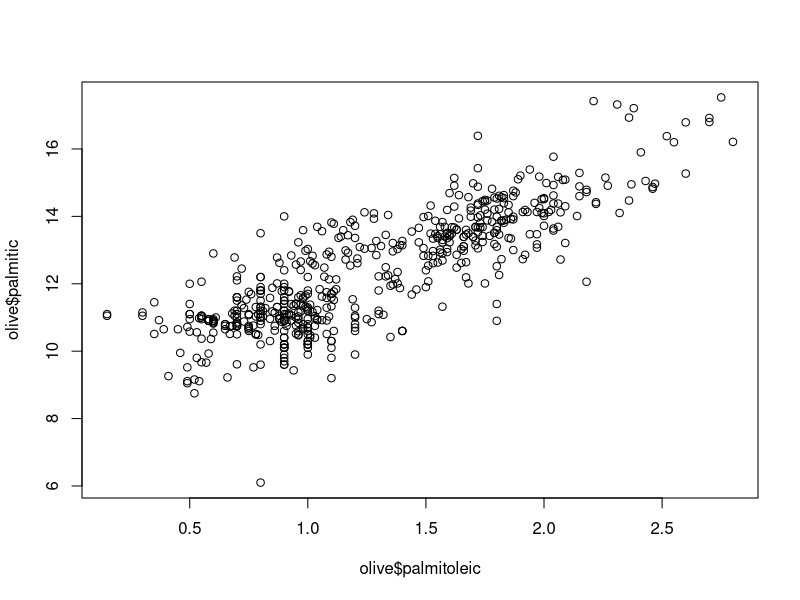
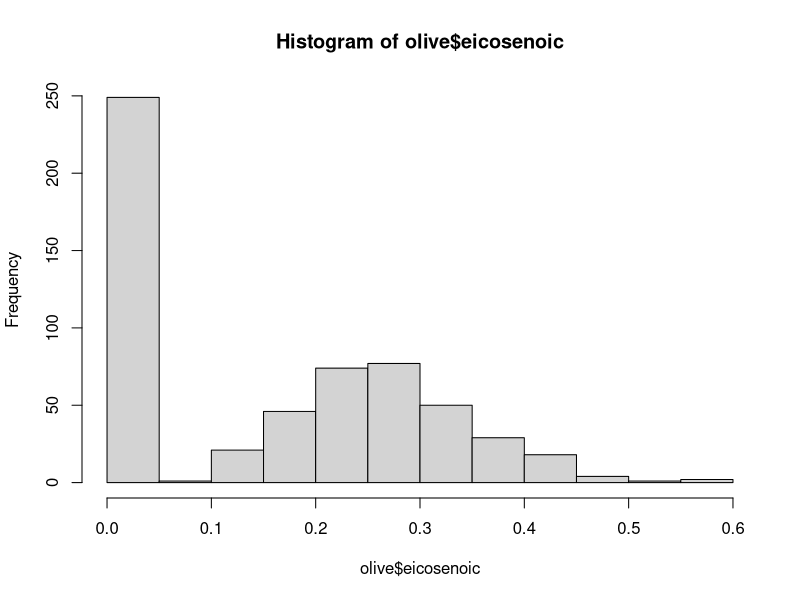
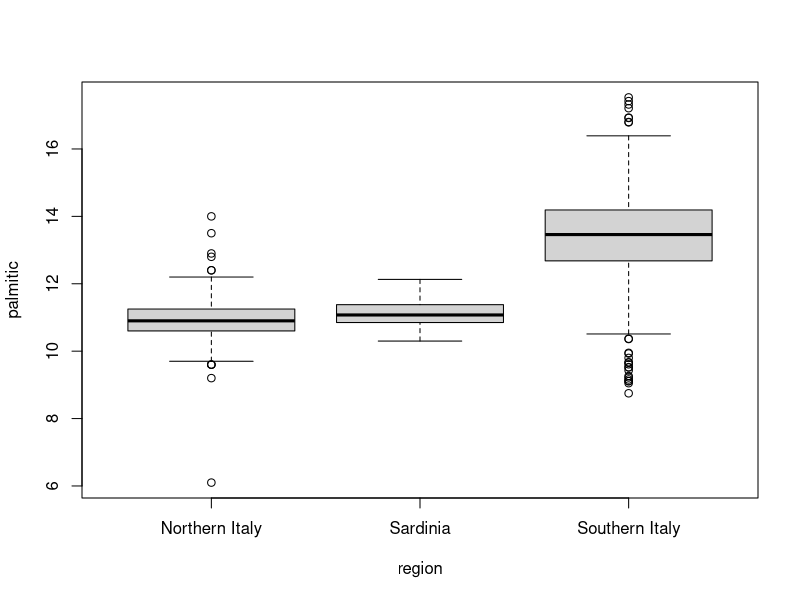

Recreate these plots in R, in order.
#Assessment Section 1
#Question 1
a <-2
b <--1
c <--4
#Solve quadratic formula for variables defined above
(-b-sqrt(b^2-4*a*c))/(2*a)
(-b+sqrt(b^2-4*a*c))/(2*a)

#Question 2
log(1024,4)

#Question 3
install.packages("dslabs")
library(dslabs)
data(movielens)
#Explore structure of the data set (3a+b)
str(movielens)
#Explore variable types (3c+d)
class(movielens$title)
class(movielens$genres)

#Question 4
nlevels(movielens$genres)

#Assessment Section 2
#Question 1
x <- c(2, 43, 27, 96, 18)
order(x)
rank(x)
sort(x)

#Question 2
min(x)
which.min(x)
max(x)
which.max(x)

#Question 3
name <- c("Mandi", "Amy", "Nicole", "Olivia")
distance <- c(0.8, 3.1, 2.8, 4.0)
time <- c(10, 30, 40, 50)
#Convert time in minutes into time in hours
time_in_hours <- time/60
#Access Olivia's time 
time_in_hours[4]
#Define speed
speed <- distance/time_in_hours
#Accessing Mandi's time
speed[1]
#Finding runner with maximal speed
i_max <- which.max(speed)
name[i_max]

#Assessment Section 3
data(heights)
options(digits=3)

#Question 1
#determine mean height in data set heights
mean_height <- mean(heights$height)
mean_height
#create logical vector for individuals with height above mean height
ind <- which(heights$height > mean_height)
#determine the number of entries in ind
length(ind)

#Question 2
#use logical vectors to set the 2 conditions 
females <- heights$sex == "Female"
above_average_height <- heights$height > mean_height
females_above_average_height <- females & above_average_height
sum(females_above_average_height)

#Question 3
mean(heights$sex == "Female")

#Question 4
#determine min height (a)
min(heights$height)
#determine index of first individual with min height (b)
i_min <- match(min(heights$height), heights$height)
i_min
#determine the sex of the individual with the previously determined index (c)
heights$sex[i_min]

#Question 5
#determine max height (a)
max(heights$height)
#which integer values lie between min and max heights?
x <- 50:82
x
#how many integers in x are not heights in the heights data set? (c)
sum(!x %in% heights$height)

#Question 6
install.packages("dplyr")
library(dplyr)
#height of 18th individual (a)
heights2 <- mutate(heights, height_cm = height*2.54)
heights2$height_cm[18]
#mean height in cm (b)
mean(heights2$height_cm)

#Question 7
#create data frame with females (a)
females_in_heights2 <- filter(heights2, sex=="Female")
nrow(females_in_heights2)
#mean height of females (b)
mean(females_in_heights2$height_cm)

#Question 8
data(olive)
head(olive)
plot(olive$palmitoleic, olive$palmitic)

#Question 0
hist(olive$eicosenoic)

#Question 10
boxplot(palmitic ~ region, data=olive)
